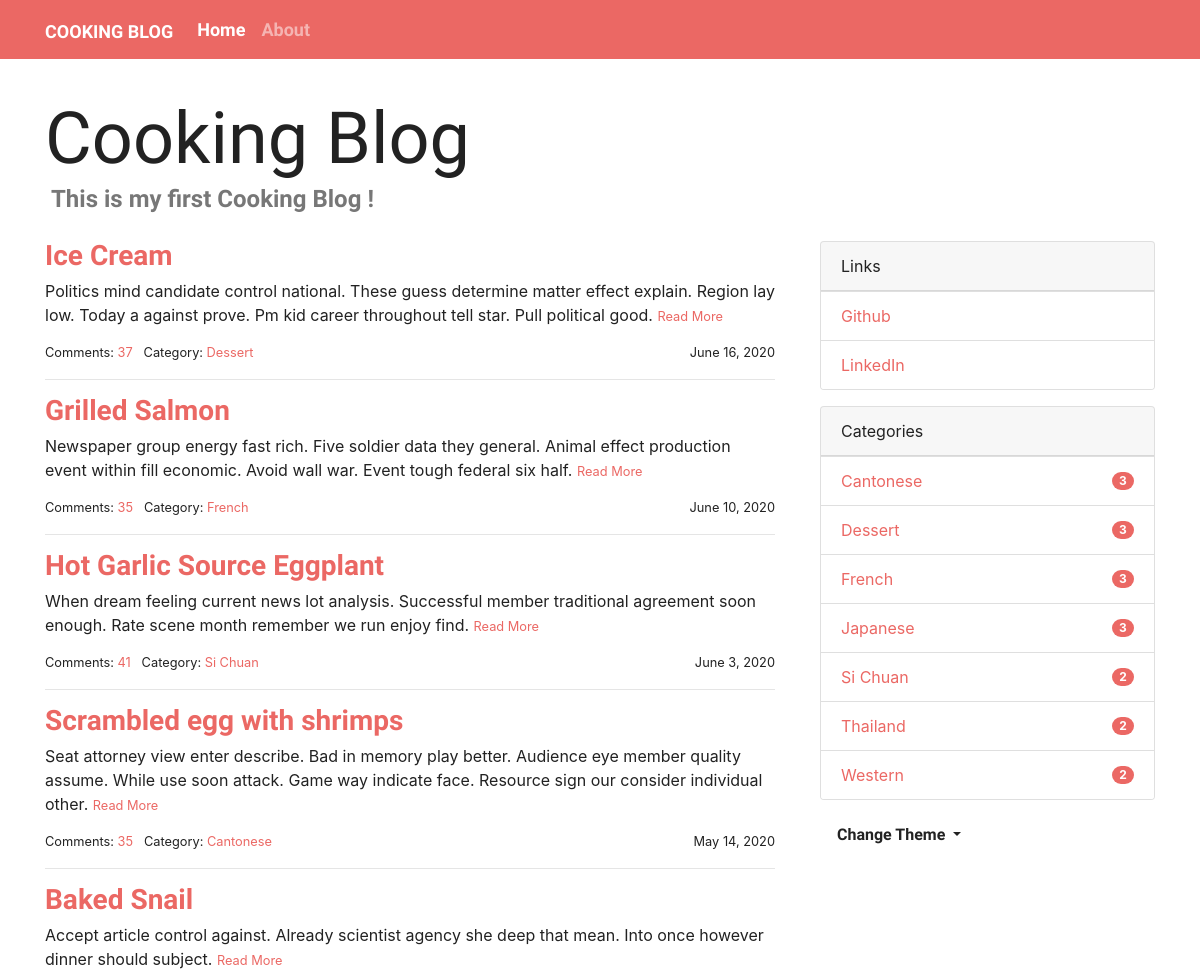
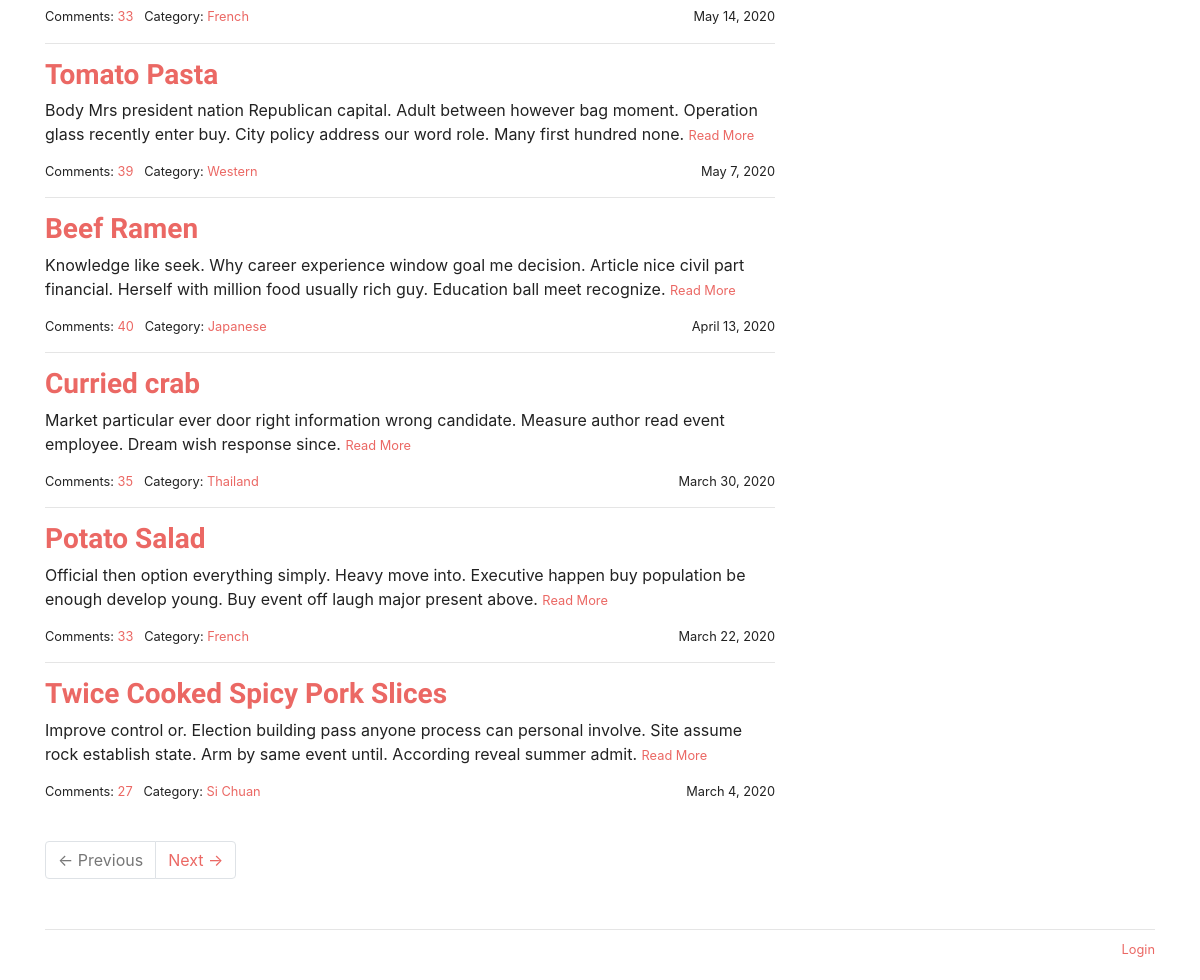
The page / on the database its author committed (2 pictures, top to bottom).
### cooking/models.py (models this page shows, shortened)
class Admin(db.Model, UserMixin):
    id = db.Column(db.Integer, primary_key=True)
    username = db.Column(db.String(20))
    password_hash = db.Column(db.String(128))
    blog_title = db.Column(db.String(60))
    blog_sub_title = db.Column(db.String(100))
    name = db.Column(db.String(30))
    about = db.Column(db.Text)

class Post(db.Model):
    id = db.Column(db.Integer, primary_key=True)
    title = db.Column(db.String(60))
    content = db.Column(db.Text)
    photo = db.Column(db.String(30), unique=True)
    timestamp = db.Column(db.DateTime, default=datetime.utcnow, index=True)
    category_id = db.Column(db.Integer, db.ForeignKey('category.id'))
    category = db.relationship('Category', back_populates='posts')
    comments = db.relationship('Comment', back_populates='post', cascade='all, delete-orphan')

class Category(db.Model):
    id = db.Column(db.Integer, primary_key=True)
    label = db.Column(db.String(30), unique=True)
    posts = db.relationship('Post', back_populates='category')

class Link(db.Model):
    id = db.Column(db.Integer, primary_key=True)
    name = db.Column(db.String(30))
    url = db.Column(db.String(255))

### cooking/blueprints/cook.py (the view)
@cook_bp.route('/')
def index():
    page = request.args.get('page', 1, type=int)
    per_page = current_app.config['COOKLOG_POST_PER_PAGE']
    pagination = Post.query.order_by(Post.timestamp.desc()).paginate(page, per_page=per_page)
    posts = pagination.items
    return render_template('cook/index.html', pagination=pagination, posts=posts)

### cooking/__init__.py (called while the page is built)
def register_template_context(app):
    @app.context_processor
    def make_template_context():
        admin = Admin.query.first()
        categories = Category.query.order_by(Category.label).all()
        links = Link.query.order_by(Link.name).all()
        if current_user.is_authenticated:
            unread_comments = Comment.query.filter_by(reviewed=False).count()
        else:
            unread_comments = None
        return dict(
            admin=admin, categories=categories,
            links=links, unread_comments=unread_comments)

def register_request_handlers(app):
    @app.after_request
    def query_profiler(response):
        for q in get_debug_queries():
            if q.duration >= app.config['COOKING_SLOW_QUERY_THRESHOLD']:
                app.logger.warning(
                    'Slow query: Duration: %fs\n Context: %s\nQuery: %s\n '
                    % (q.duration, q.context, q.statement)
                )
        return response

### cooking/templates/cook/index.html (shortened to what this page needs)
{% extends 'base.html' %}
{% from 'bootstrap/pagination.html' import render_pager %}
{% block content %}
    <div class="page-header">
        <h1 class="display-3">{{ admin.blog_title|default('Blog Title') }}</h1>
        <h4 class="text-muted">&nbsp;{{ admin.blog_sub_title|default('Blog Subtitle') }}</h4>
    </div>
    <div class="row">
        <div class="col-sm-8">
            {% include 'cook/_posts.html' %}
            {% if posts %}
                <div class="page-footer">{{ render_pager(pagination) }}</div>
            {% endif %}
        </div>
        <div class="col-sm-4 sidebar">
            {% include 'cook/_sidebar.html' %}
        </div>
    </div>
{% endblock %}

### cooking/templates/base.html (shortened to what this page needs)
{% from 'bootstrap/nav.html' import render_nav_item %}
<html lang="en">
<head>
    {% block head %}
        <link rel="stylesheet"
              href="{{ url_for('static', filename='css/%s.min.css' % request.cookies.get('theme', 'perfect_blue')) }}"
              type="text/css">
        <link rel="stylesheet" href="{{ url_for('static', filename='css/style.css') }}" type="text/css">
    {% endblock head %}
</head>
<body>
    {% block nav%}
    <nav class="navbar navbar-expand-lg navbar-dark bg-primary">
        <div class="container">
            <a class="navbar-brand" href="{{ url_for('cook.index') }}">{{ admin.blog_title }}</a>
            <div class="collapse navbar-collapse" id="navbarColor01">
                <ul class="navbar-nav mr-auto">
                    {{ render_nav_item('cook.index', 'Home') }}
                    {{ render_nav_item('cook.about', 'About') }}
                </ul>
            </div>
        </div>
    </nav>
    {% endblock nav%}
    <main class="container">
    {% block content %}{% endblock content %}
    {% block footer %}
        <footer>
            <p class="float-right">
                <small>
                    {% if current_user.is_authenticated %}
                        <a href="{{ url_for('auth.logout', next=request.full_path) }}">Logout</a>
                    {% else %}
                        <a href="{{ url_for('auth.login', next=request.full_path) }}">Login</a>
                    {% endif %}
                </small>
            </p>
        </footer>
    {% endblock footer %}
    </main>
</body>
</html>

### cooking/templates/cook/_posts.html (shortened to what this page needs)
{% if posts %}
    {% for post in posts %}
        <h3 class="text-primary"><a href="{{ url_for('.show_post', post_id=post.id) }}">{{ post.title }}</a></h3>
        <p>
            {{ post.content|striptags|truncate }}
            <small><a href="{{ url_for('.show_post', post_id=post.id) }}">Read More</a></small>
        </p>
        <small>
            Comments: <a href="{{ url_for('.show_post', post_id=post.id) }}#comments">{{ post.comments|length }}</a>&nbsp;&nbsp;
            Category: <a
                href="{{ url_for('.show_category', category_id=post.category.id) }}">{{ post.category.label }}</a>
            <span class="float-right">{{ moment(post.timestamp).format('LL') }}</span>
        </small>
        {% if not loop.last %}
            <hr>
        {% endif %}
    {% endfor %}
{% endif %}

### cooking/templates/cook/_sidebar.html (shortened to what this page needs)
{% if links %}
    <div class="card mb-3">
        <div class="card-header">Links</div>
        <ul class="list-group list-group-flush">
            {% for link in links %}
                <li class="list-group-item  list-group-item-action d-flex justify-content-between align-items-center">
                    <a href="{{ link.url }}" target="_blank">{{ link.name }}</a>
                </li>
            {% endfor %}
        </ul>
    </div>
{% endif %}
{% if categories %}
    <div class="card mb-3">
        <div class="card-header">Categories</div>
        <ul class="list-group list-group-flush">
            {% for category in categories %}
                <li class="list-group-item  list-group-item-action d-flex justify-content-between align-items-center">
                    <a href="{{ url_for('cook.show_category', category_id=category.id) }}">
                        {{ category.label }}
                    </a>
                    <span class="badge badge-primary badge-pill"> {{ category.posts|length }}</span>
                </li>
            {% endfor %}
        </ul>
    </div>
{% endif %}
<div class="dropdown">
    <button class="btn btn-default dropdown-toggle" type="button" id="dropdownMenuButton"
            data-toggle="dropdown" aria-haspopup="true" aria-expanded="false">
        Change Theme
    </button>
</div>

### cooking/static/css/style.css (style rules this page uses)
nav { margin-bottom: 20px; }
.page-header { padding-top: 20px; padding-bottom: 20px; }
.sidebar { padding-left: 30px; }
footer { margin-top: 30px; padding: 10px 0 40px; color: #999; border-top: 1px solid #e5e5e5; }
.page-footer { padding-top: 40px; }

### rows shown on the page
Admin: blog_title "COOKING BLOG", blog_title "Cooking Blog", blog_sub_title "This is my first Cooking Blog !"
Post: title "Ice Cream", content "Politics mind candidate control national. These guess determine matter effect explain. Region lay low. Today a against prove. Pm kid career throughout tell star. Pull political good.", comments|length "37", category.label "Dessert", timestamp "June 16, 2020"
Post: title "Grilled Salmon", content "Newspaper group energy fast rich. Five soldier data they general. Animal effect production event within fill economic. Avoid wall war. Event tough federal six half.", comments|length "35", category.label "French", timestamp "June 10, 2020"
Post: title "Hot Garlic Source Eggplant", content "When dream feeling current news lot analysis. Successful member traditional agreement soon enough. Rate scene month remember we run enjoy find.", comments|length "41", category.label "Si Chuan", timestamp "June 3, 2020"
Post: title "Scrambled egg with shrimps", content "Seat attorney view enter describe. Bad in memory play better. Audience eye member quality assume. While use soon attack. Game way indicate face. Resource sign our consider individual other.", comments|length "35", category.label "Cantonese", timestamp "May 14, 2020"
Post: title "Baked Snail", content "Accept article control against. Already scientist agency she deep that mean. Into once however dinner should subject.", comments|length "33", category.label "French", timestamp "May 14, 2020"
Post: title "Tomato Pasta", content "Body Mrs president nation Republican capital. Adult between however bag moment. Operation glass recently enter buy. City policy address our word role. Many first hundred none.", comments|length "39", category.label "Western", timestamp "May 7, 2020"
Post: title "Beef Ramen", content "Knowledge like seek. Why career experience window goal me decision. Article nice civil part financial. Herself with million food usually rich guy. Education ball meet recognize.", comments|length "40", category.label "Japanese", timestamp "April 13, 2020"
Post: title "Curried crab", content "Market particular ever door right information wrong candidate. Measure author read event employee. Dream wish response since.", comments|length "35", category.label "Thailand", timestamp "March 30, 2020"
Post: title "Potato Salad", content "Official then option everything simply. Heavy move into. Executive happen buy population be enough develop young. Buy event off laugh major present above.", comments|length "33", category.label "French", timestamp "March 22, 2020"
Post: title "Twice Cooked Spicy Pork Slices", content "Improve control or. Election building pass anyone process can personal involve. Site assume rock establish state. Arm by same event until. According reveal summer admit.", comments|length "27", category.label "Si Chuan", timestamp "March 4, 2020"
Link: name "Github"
Link: name "LinkedIn"
Category: label "Cantonese", posts|length "3"
Category: label "Dessert", posts|length "3"
Category: label "French", posts|length "3"
Category: label "Japanese", posts|length "3"
Category: label "Si Chuan", posts|length "2"
Category: label "Thailand", posts|length "2"
Category: label "Western", posts|length "2"

### other values the page prints
{{ render_nav_item('cook.index', 'Home') }} "Home"
{{ render_nav_item('cook.about', 'About') }} "About"
{{ render_pager(pagination) }} "← Previous Next →"
